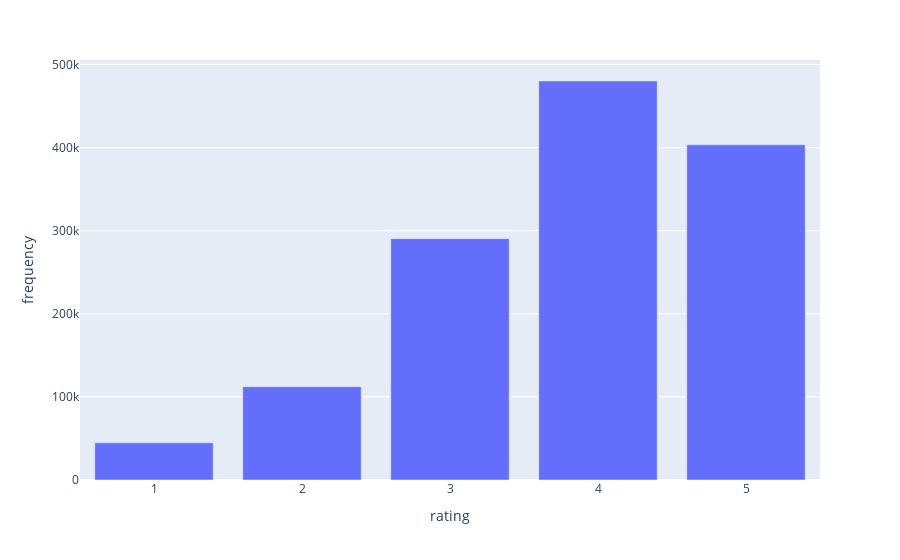

The notebook cell saved with this chart:
### Markdown cell above
We now inspect the distribution of ratings. We see that distribution of reviews is skewed towards higher ratings, which could make sense as Goodreads reviews likely love reading, and therefore are more likely to enjoy a book that they are reading, thus leaving higher-rated reviews.

### Code cell
# Group the dataframe by rating and count the frequency of each rating 
grouped_df = df_full.groupby('rating').size().reset_index(name='frequency')

# Plot the bar graph of the grouped dataframe
fig = px.bar(grouped_df, x='rating', y='frequency')
fig.show('plotly_mimetype')

### Figure 1 — Plotly figure (JSON) as saved in the notebook; plotly's stock layout.template omitted (floating-point values rounded to 4 significant figures)
{"data": [{"alignmentgroup": "True", "hovertemplate": "rating=%{x}<br>frequency=%{y}<extra></extra>", "legendgroup": "", "marker": {"color": "#636efa", "pattern": {"shape": ""}}, "name": "", "offsetgroup": "", "orientation": "v", "showlegend": false, "textposition": "auto", "type": "bar", "x": [1, 2, 3, 4, 5], "xaxis": "x", "y": [44752, 112226, 290430, 480199, 403374], "yaxis": "y"}], "layout": {"autosize": true, "barmode": "relative", "legend": {"tracegroupgap": 0}, "margin": {"t": 60}, "xaxis": {"anchor": "y", "autorange": true, "domain": [0, 1], "range": [0.5, 5.5], "title": {"text": "rating"}, "type": "linear"}, "yaxis": {"anchor": "x", "autorange": true, "domain": [0, 1], "range": [0, 505500.0], "title": {"text": "frequency"}, "type": "linear"}}}
